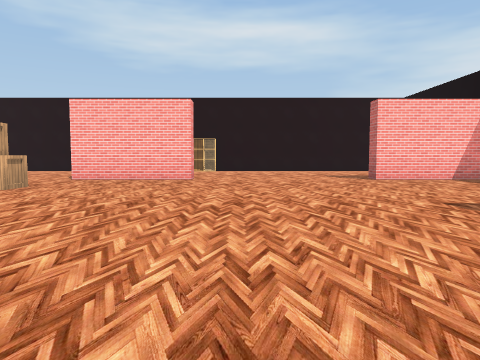
[1] (above)

22 first-person views from a walk through a 3-D level made in the Unity game engine. The camera is 1.2 m above the floor, tilts 4° down and sees 70° across. The floor is counted in squares, 2 m on a side. Each view is taken from the middle of a square. On the plan, view 1 faces up. The plan holds only what a view shows up to about 10 squares ahead; the rest is blank. The place goes on beyond the plan. The player is left out. Some surface patterns are stand-ins.

[2]
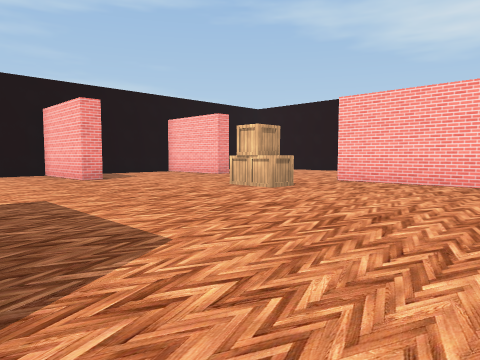

[3]
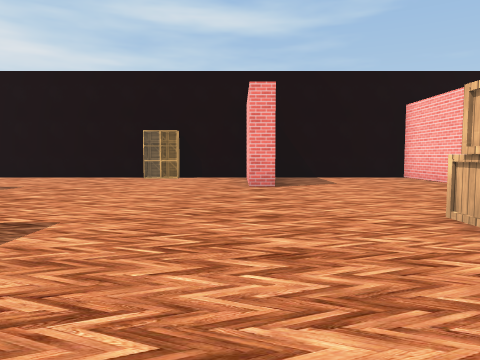

[4]
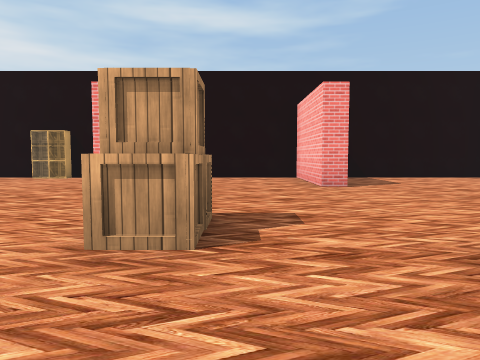

[5]
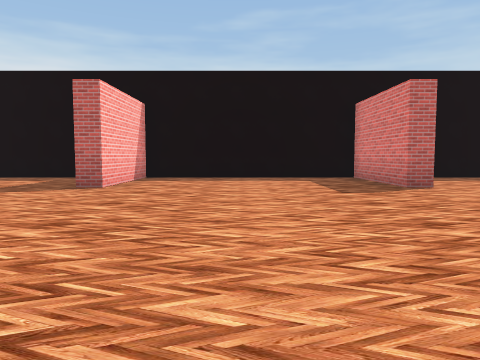

[6]
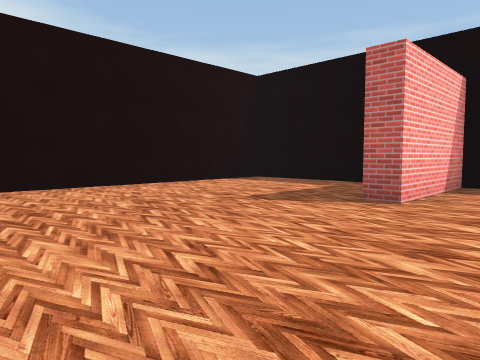

[7]
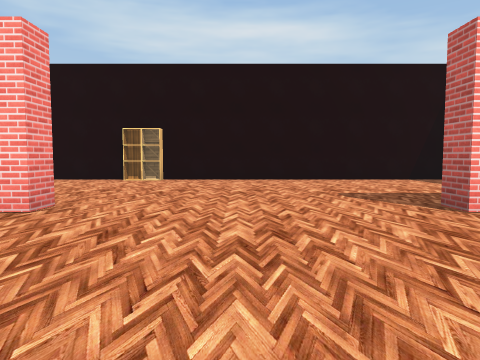

[8]
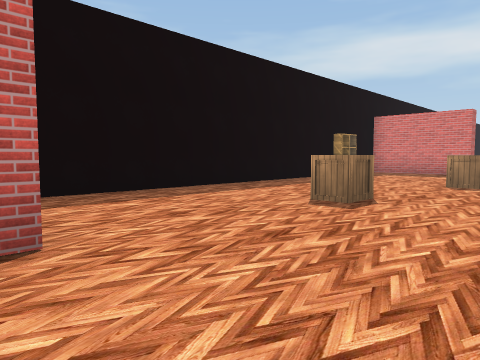

[9]
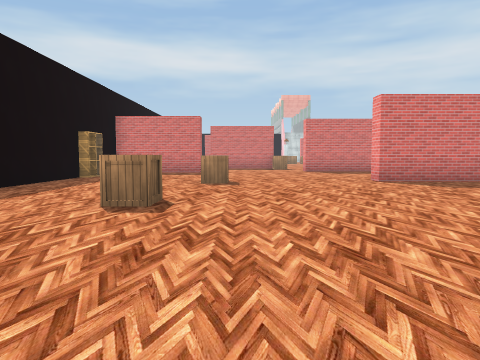

[10]
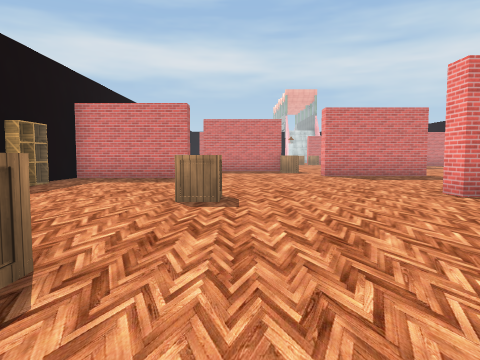

[11]
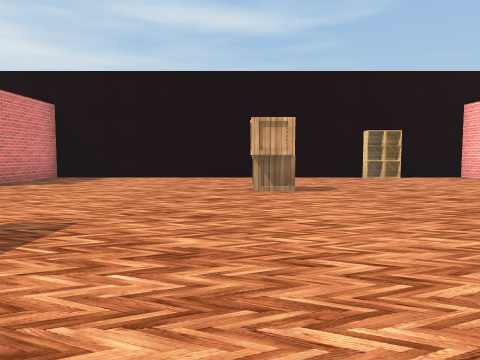

[12]
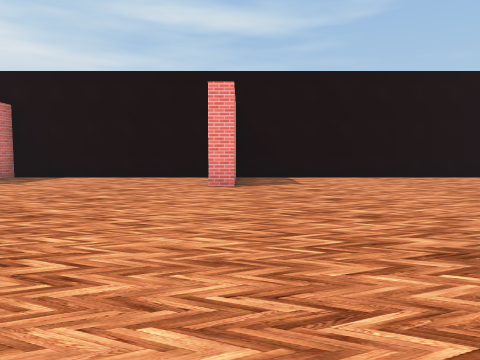

[13]
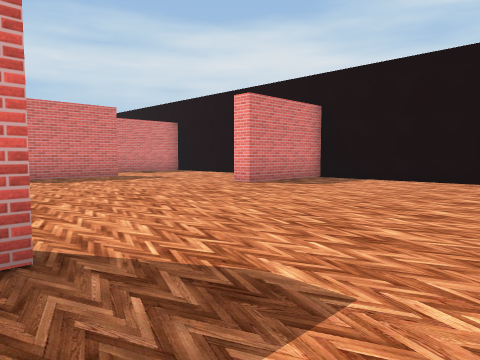

[14]
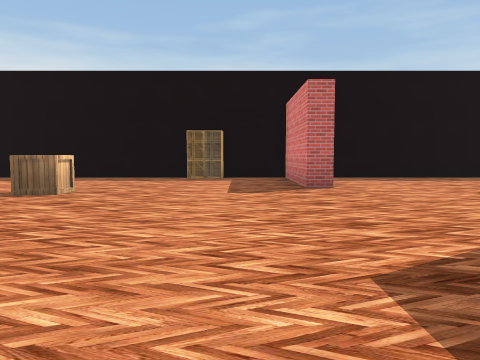

[15]
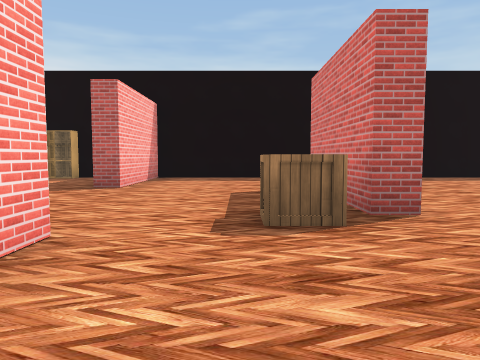

[16]
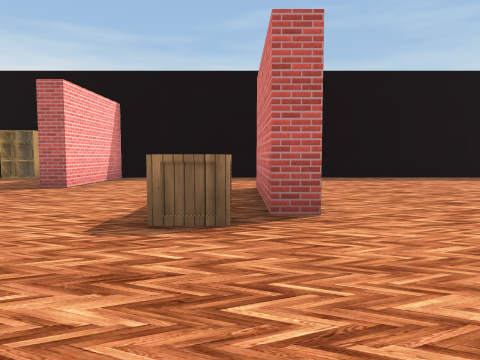

[17]
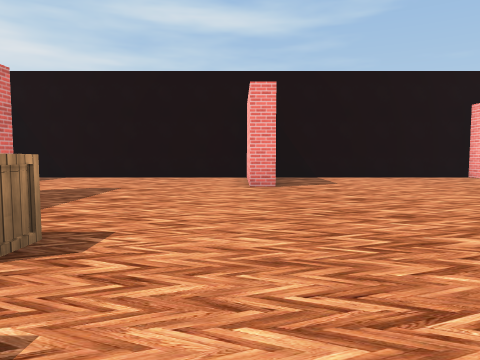

[18]
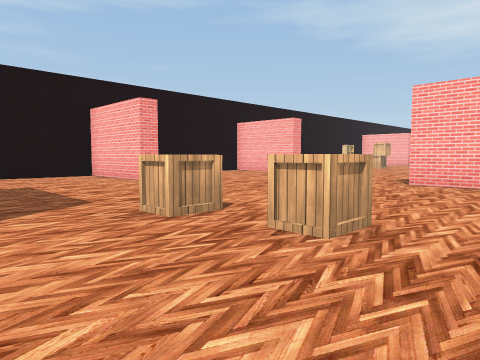

[19]
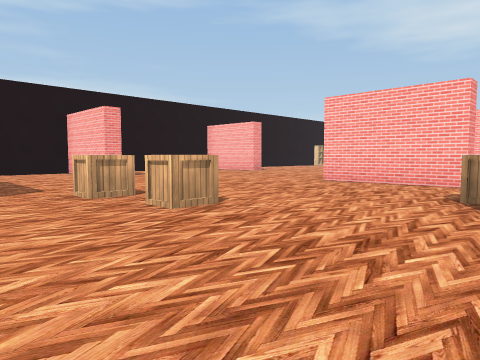

[20]
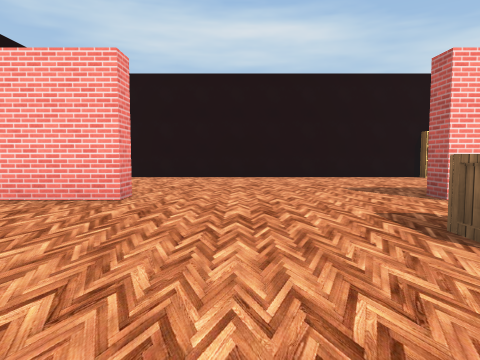

[21]
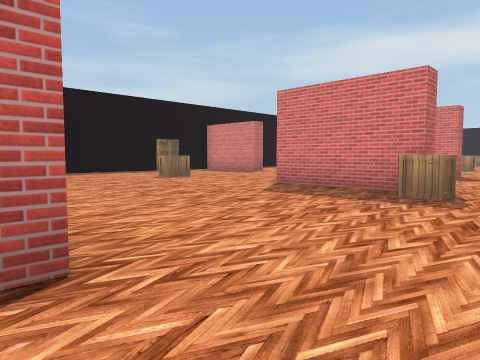

[22]
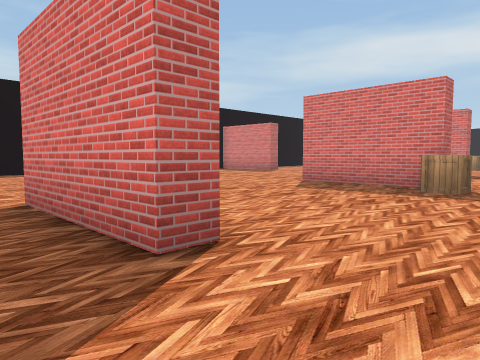

### Floor plan
Points are (right, up) in squares from view 1. A wall is a line through its corners. A room is listed if a view was taken in it or the views show most of it. See-through windows are left out.
Room 1 (views 1, 2, 3, 4, 5, 6, 7, 8, 9, 10, 11, 12, 13, 14, 15, 16, 17, 18, 19, 20, 21, 22)
walls: (-4.2, 0.4) (-4.2, 0.9) (-1.1, 0.9); (-3.6, -4.9) (-1.2, -4.9) (-1.2, -5.5); (3.4, 2.2) (3.4, 2.9) (6.5, 2.9) (6.5, 8.6) (3.4, 8.6) (3.4, 9.1); (-0.5, -10) (-0.5, -10.6) (-3.5, -10.6) (-3.5, -10.1) (-2.9, -10.1); (-8.6, -7) (-8.6, -7.6); (-8.6, 4.8) (-8.6, 4.2) (-11.6, 4.2) (-11.6, -7.1) (-9.2, -7.1); (-11.1, -7.6) (-11.6, -7.6) (-11.6, -13.3) (-8.6, -13.3) (-8.6, -13.8) (-11.1, -13.8); (-1.2, 9.1) (-1.2, 8.6) (-4.2, 8.6) (-4.2, 9.1); (0.4, -13.9) (0.4, -13.3) (3.4, -13.3); (-8.6, 9.1) (-8.6, 8.6) (-11.6, 8.6) (-11.6, 5); (6.5, 10.5) (6.5, 13.7) (-10.1, 13.7); (-11.6, -13.8) (-11.6, -18.5); (-7.6, -17.7) (-5.2, -17.7); (-11.6, 13.8) (-11.6, 10); (6.5, -18.5) (6.5, -9.8) (3.4, -9.8) (3.4, -9.3) (6.5, -9.3) (6.5, 1.6)
objects: shelf (-11, 2); crate (-8, -1); crate (-5, 6); crate (-4, -16); crate (-4, -5); crate (-4, 6); crate (-3, -15); shelf (-1, 14); crate (0, -13); crate (2, -5); crate (3, -1); shelf (6, -7)

Where each view was taken, in squares from view 1:
view 1: 0 up, 0 right, facing up
view 2: 1 up, 0 right, facing up-left
view 3: 4 up, 2 left, facing left
view 4: 7 up, 2 left, facing left
view 5: 6 up, 3 left, facing right
view 6: 7 up, 1 left, facing up-right
view 7: 5 up, 1 right, facing up
view 8: 3 up, 1 right, facing down-right
view 9: 3 up, 2 right, facing down
view 10: 0 up, 2 right, facing down
view 11: 2 down, 2 left, facing left
view 12: 7 down, 2 left, facing left
view 13: 8 down, 3 left, facing down-left
view 14: 8 down, 3 left, facing right
view 15: 12 down, 3 left, facing right
view 16: 13 down, 3 left, facing right
view 17: 14 down, 2 left, facing left
view 18: 18 down, 1 left, facing up-left
view 19: 18 down, 1 right, facing up-left
view 20: 4 up, 7 left, facing up
view 21: 1 up, 6 left, facing down-right
view 22: 2 up, 6 left, facing down-right
